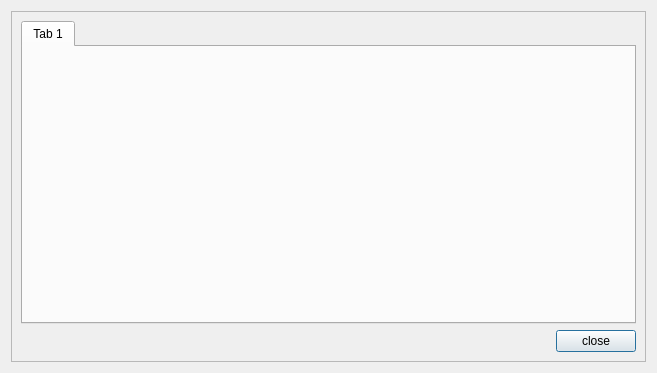
<?xml version="1.0" encoding="UTF-8"?>
<ui version="4.0">
 <class>macroViewContainer</class>
 <widget class="QDialog" name="macroViewContainer">
  <property name="geometry">
   <rect>
    <x>0</x>
    <y>0</y>
    <width>657</width>
    <height>373</height>
   </rect>
  </property>
  <property name="windowTitle">
   <string>Macros at ....</string>
  </property>
  <layout class="QGridLayout" name="gridLayout_2">
   <item row="0" column="0">
    <widget class="QFrame" name="frame">
     <property name="frameShape">
      <enum>QFrame::StyledPanel</enum>
     </property>
     <property name="frameShadow">
      <enum>QFrame::Raised</enum>
     </property>
     <layout class="QGridLayout" name="gridLayout">
      <item row="0" column="0">
       <widget class="QTabWidget" name="tabWidget">
        <widget class="QWidget" name="macro1">
         <attribute name="title">
          <string>Tab 1</string>
         </attribute>
        </widget>
       </widget>
      </item>
      <item row="1" column="0">
       <layout class="QHBoxLayout" name="horizontalLayout_2">
        <item>
         <spacer name="horizontalSpacer_2">
          <property name="orientation">
           <enum>Qt::Horizontal</enum>
          </property>
          <property name="sizeHint" stdset="0">
           <size>
            <width>358</width>
            <height>20</height>
           </size>
          </property>
         </spacer>
        </item>
        <item>
         <widget class="QPushButton" name="pushButton">
          <property name="text">
           <string>close</string>
          </property>
          <property name="icon">
           <iconset resource="../src/icons.qrc">
            <normaloff>:/icon/icons/del.png</normaloff>:/icon/icons/del.png</iconset>
          </property>
         </widget>
        </item>
       </layout>
      </item>
     </layout>
    </widget>
   </item>
  </layout>
 </widget>
 <resources>
  <include location="../src/icons.qrc"/>
 </resources>
 <connections>
  <connection>
   <sender>pushButton</sender>
   <signal>clicked()</signal>
   <receiver>macroViewContainer</receiver>
   <slot>accept()</slot>
   <hints>
    <hint type="sourcelabel">
     <x>603</x>
     <y>353</y>
    </hint>
    <hint type="destinationlabel">
     <x>565</x>
     <y>353</y>
    </hint>
   </hints>
  </connection>
 </connections>
 <slots>
  <slot>slot_delFolderButtonClicked()</slot>
  <slot>slot_addFolderButtonClicked()</slot>
 </slots>
</ui>
